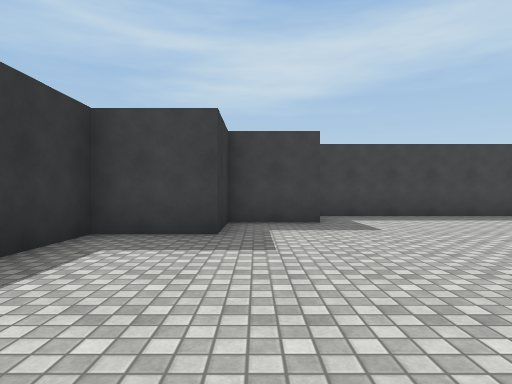
View 1 (above)

17 first-person views from a walk through a 3-D level made in the Unity game engine. The camera is 1.2 m above the floor, looks level and sees 75° across. The floor is counted in squares, 2 m on a side. Each view is taken from the middle of a square. On the plan, view 1 faces up. The plan holds only what a view shows up to about 10 squares ahead; the rest is blank. The place goes on beyond the plan. The player is left out. Surface patterns are stand-ins for the level's own textures.

View 2
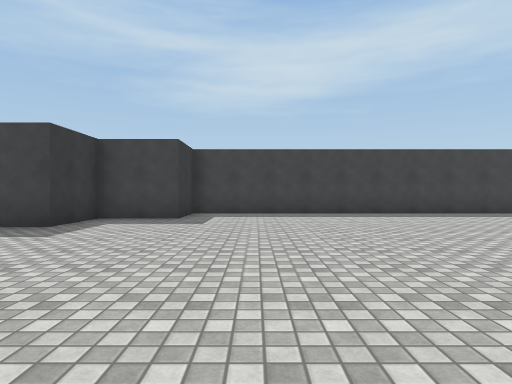

View 3
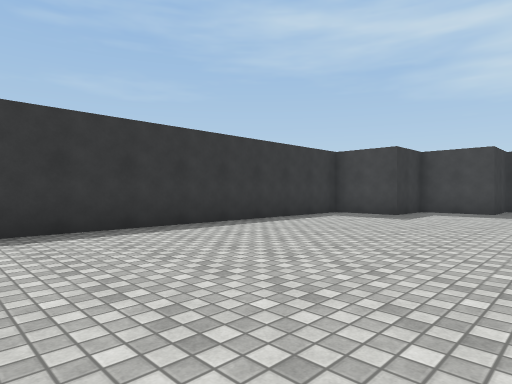

View 4
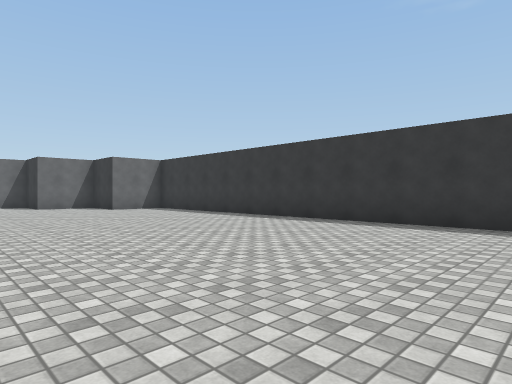

View 5
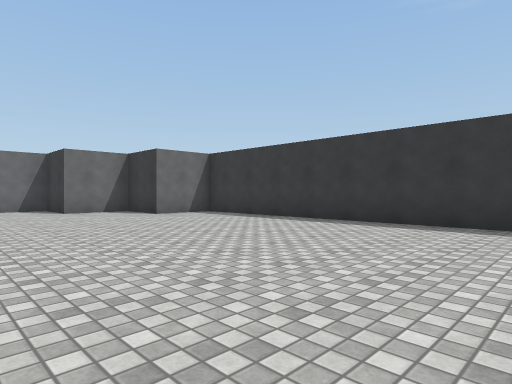

View 6
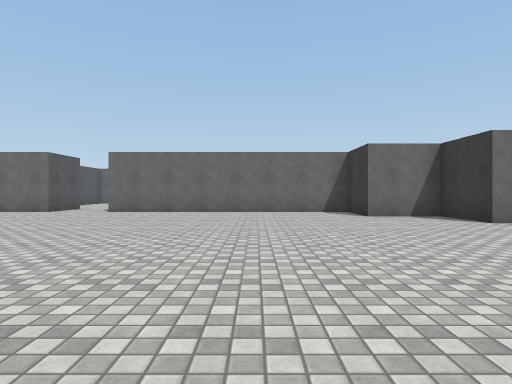

View 7
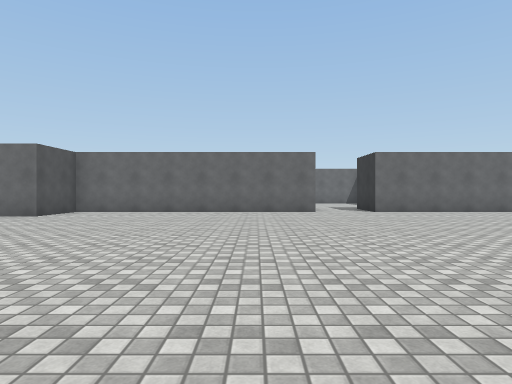

View 8
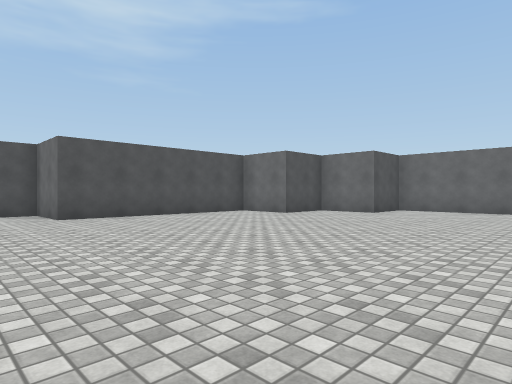

View 9
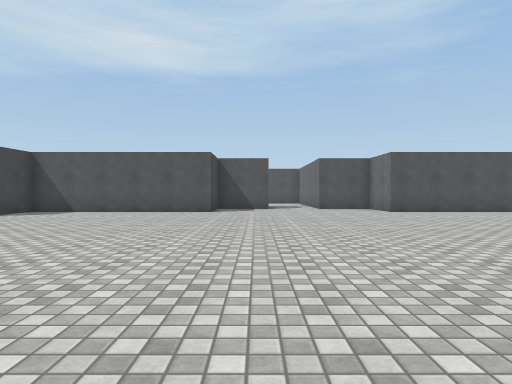

View 10
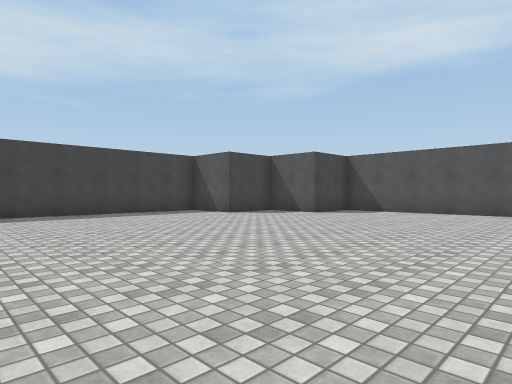

View 11
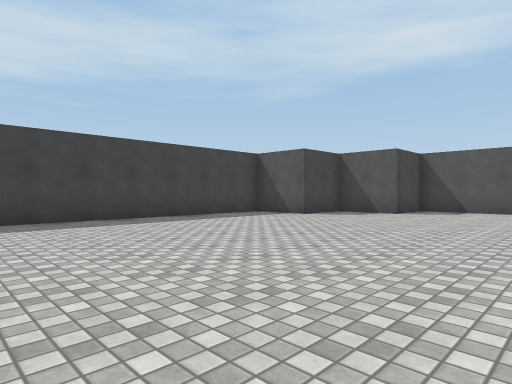

View 12
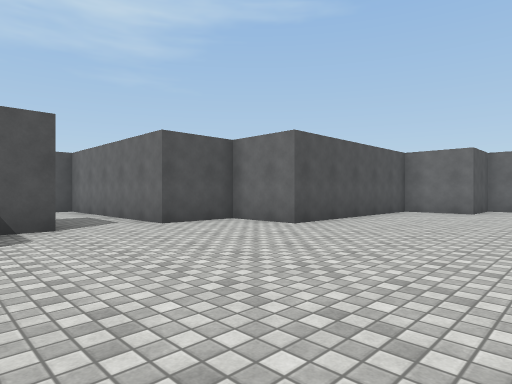

View 13
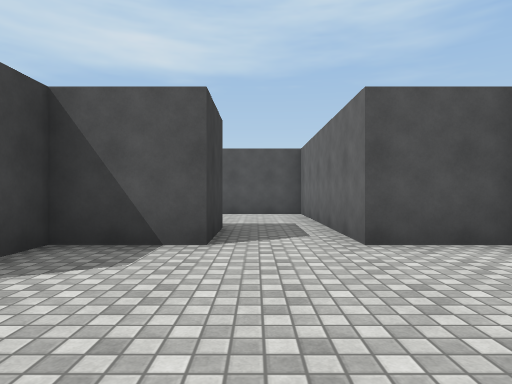

View 14
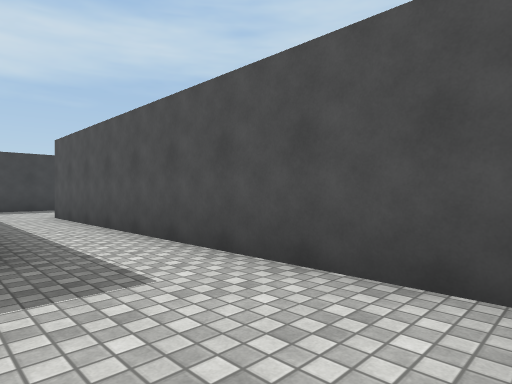

View 15
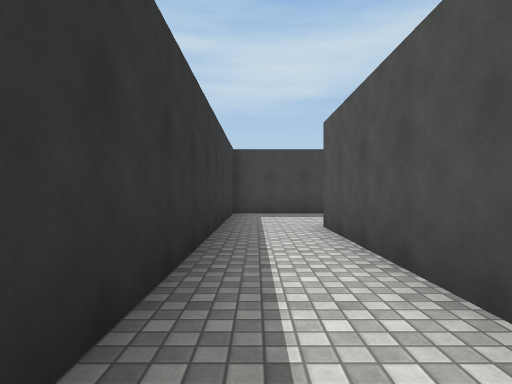

View 16
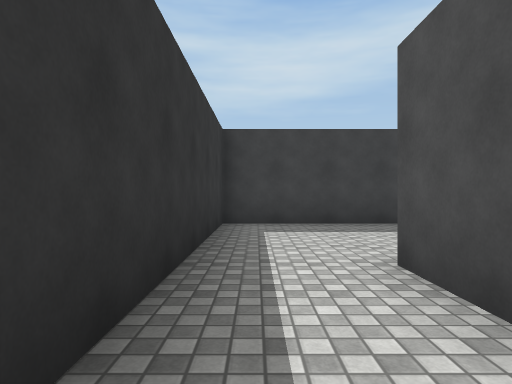

View 17
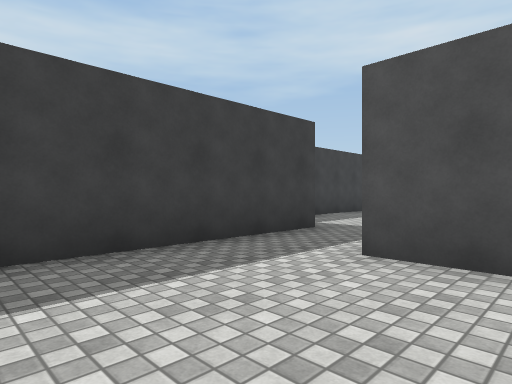

### Floor plan
Points are (right, up) in squares from view 1. A wall is a line through its corners. A room is listed if a view was taken in it or the views show most of it. See-through windows are left out.
Room 1 (views 1, 2, 3, 4, 5, 6, 7, 8, 9, 10, 11, 12, 13)
walls: (10.1, -15) (17.4, -15) (17.4, -13.2) (19.2, -13.2) (19.2, -11.4) (21, -11.4) (21, -6) (22.8, -6) (22.8, -4.2) (24.5, -4.2); (21, -0.8) (21, 4.7) (19.2, 4.7) (19.2, 6); (18.6, 6.5) (17.4, 6.5) (17.4, 7.8); (-1.8, -11.4) (-0.5, -11.4) (-0.5, -13.2) (1.2, -13.2) (1.2, -15) (8.5, -15); (16.9, 8.3) (1.2, 8.3) (1.2, 6.5) (-0.5, 6.5) (-0.5, 4.7) (-2.3, 4.7) (-2.3, -10.9); (24.6, -2.4) (22.8, -2.4) (22.8, -0.6) (22, -0.6)
ways out: opening at (23.5, -3.5) to room 2; opening at (9.5, -15.5)
Room 2 (views 14, 15, 16, 17)
walls: (30, 5.4) (30, 6.6); (24.5, -4.2) (28.2, -4.2) (28.2, 4.8); (31.5, 8.3) (26.4, 8.3) (26.4, -0.2)
ways out: opening at (23.5, -3.5) to room 1

Positions as (right, up) in squares from view 1, and headings:
1: (0, 0), facing up
2: (3, -1), facing up
3: (3, -4), facing up-left
4: (4, 0), facing down-left
5: (4, -3), facing down-left
6: (4, -5), facing down
7: (12, -5), facing down
8: (13, -4), facing down-right
9: (11, -2), facing right
10: (11, -1), facing up-right
11: (10, 1), facing up-right
12: (17, -1), facing down-right
13: (19, -3), facing right
14: (26, -4), facing up-right
15: (27, -1), facing up
16: (27, 2), facing up
17: (27, 5), facing up-right
